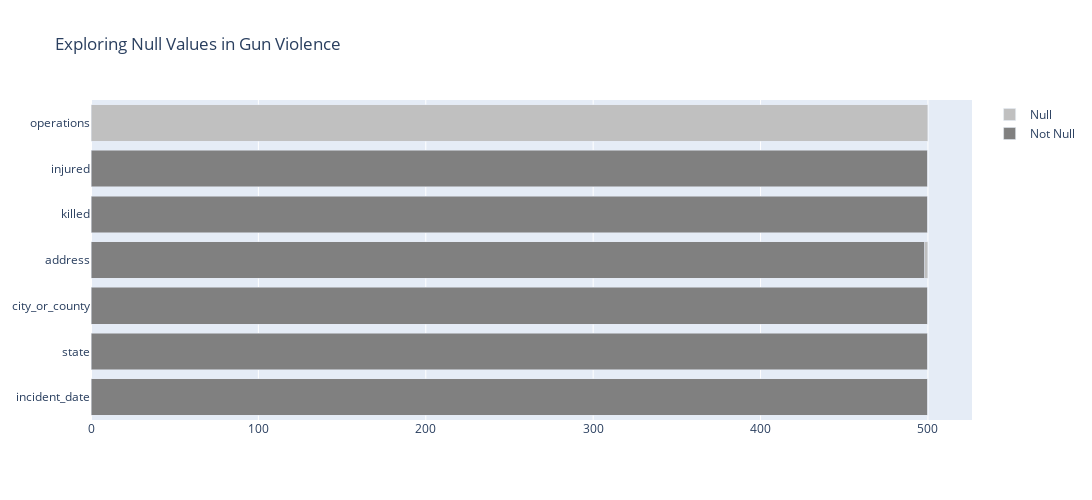

Notebook code for this chart:
### Code cell
hp.explore_nans(df_violence, 'Exploring Null Values in Gun Violence')

### Figure 1 — Plotly figure (JSON) as saved in the notebook; plotly's stock layout.template omitted (floating-point values rounded to 4 significant figures)
{"data": [{"marker": {"color": "rgb(128,128,128)"}, "name": "Not Null", "orientation": "h", "type": "bar", "x": [500, 500, 500, 498, 500, 500, 0], "y": ["incident_date", "state", "city_or_county", "address", "killed", "injured", "operations"]}, {"marker": {"color": "rgb(192,192,192)"}, "name": "Null", "orientation": "h", "type": "bar", "x": [0, 0, 0, 2, 0, 0, 500], "y": ["incident_date", "state", "city_or_county", "address", "killed", "injured", "operations"]}], "layout": {"barmode": "stack", "height": 500, "title": {"text": "Exploring Null Values in Gun Violence"}, "width": 1200}}
